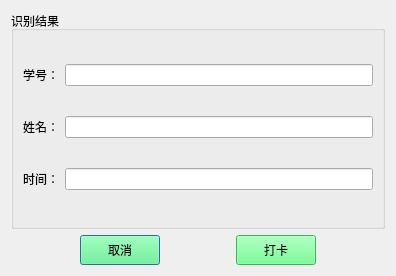
<?xml version="1.0" encoding="UTF-8"?>
<ui version="4.0">
 <class>ShowResultDialog</class>
 <widget class="QDialog" name="ShowResultDialog">
  <property name="geometry">
   <rect>
    <x>0</x>
    <y>0</y>
    <width>396</width>
    <height>276</height>
   </rect>
  </property>
  <property name="windowTitle">
   <string>请确认是否打卡</string>
  </property>
  <layout class="QVBoxLayout" name="verticalLayout">
   <item>
    <widget class="QGroupBox" name="groupBox">
     <property name="minimumSize">
      <size>
       <width>0</width>
       <height>215</height>
      </size>
     </property>
     <property name="title">
      <string>识别结果</string>
     </property>
     <layout class="QVBoxLayout" name="verticalLayout_2">
      <item>
       <layout class="QHBoxLayout" name="horizontalLayout_2">
        <item>
         <widget class="QLabel" name="label">
          <property name="text">
           <string>学号：</string>
          </property>
         </widget>
        </item>
        <item>
         <widget class="QLineEdit" name="lineEdit_id"/>
        </item>
       </layout>
      </item>
      <item>
       <layout class="QHBoxLayout" name="horizontalLayout_3">
        <item>
         <widget class="QLabel" name="label_2">
          <property name="text">
           <string>姓名：</string>
          </property>
         </widget>
        </item>
        <item>
         <widget class="QLineEdit" name="lineEdit_name"/>
        </item>
       </layout>
      </item>
      <item>
       <layout class="QHBoxLayout" name="horizontalLayout_4">
        <item>
         <widget class="QLabel" name="label_3">
          <property name="text">
           <string>时间：</string>
          </property>
         </widget>
        </item>
        <item>
         <widget class="QLineEdit" name="lineEdit_time"/>
        </item>
       </layout>
      </item>
     </layout>
    </widget>
   </item>
   <item>
    <layout class="QHBoxLayout" name="horizontalLayout">
     <property name="sizeConstraint">
      <enum>QLayout::SetDefaultConstraint</enum>
     </property>
     <item>
      <spacer name="horizontalSpacer">
       <property name="orientation">
        <enum>Qt::Horizontal</enum>
       </property>
       <property name="sizeHint" stdset="0">
        <size>
         <width>40</width>
         <height>20</height>
        </size>
       </property>
      </spacer>
     </item>
     <item>
      <widget class="QPushButton" name="pushButton_cancel">
       <property name="minimumSize">
        <size>
         <width>0</width>
         <height>30</height>
        </size>
       </property>
       <property name="styleSheet">
        <string notr="true">background-color: rgb(85, 255, 127);</string>
       </property>
       <property name="text">
        <string>取消</string>
       </property>
      </widget>
     </item>
     <item>
      <spacer name="horizontalSpacer_2">
       <property name="orientation">
        <enum>Qt::Horizontal</enum>
       </property>
       <property name="sizeHint" stdset="0">
        <size>
         <width>40</width>
         <height>20</height>
        </size>
       </property>
      </spacer>
     </item>
     <item>
      <widget class="QPushButton" name="pushButton_sure">
       <property name="minimumSize">
        <size>
         <width>0</width>
         <height>30</height>
        </size>
       </property>
       <property name="styleSheet">
        <string notr="true">background-color: rgb(85, 255, 127);</string>
       </property>
       <property name="text">
        <string>打卡</string>
       </property>
      </widget>
     </item>
     <item>
      <spacer name="horizontalSpacer_3">
       <property name="orientation">
        <enum>Qt::Horizontal</enum>
       </property>
       <property name="sizeHint" stdset="0">
        <size>
         <width>40</width>
         <height>20</height>
        </size>
       </property>
      </spacer>
     </item>
    </layout>
   </item>
  </layout>
 </widget>
 <resources/>
 <connections/>
</ui>
